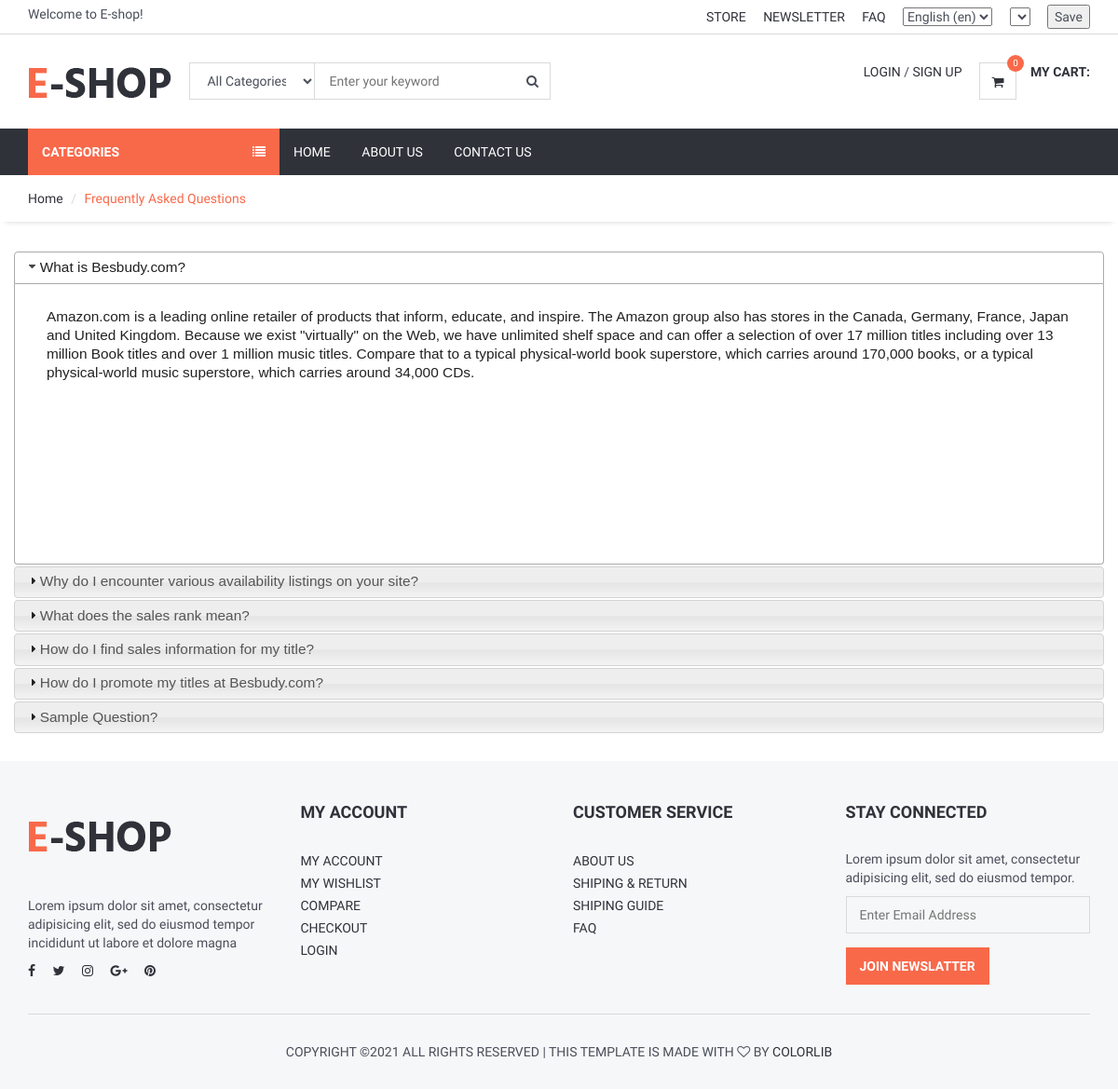
The app's page /faq/, older data.
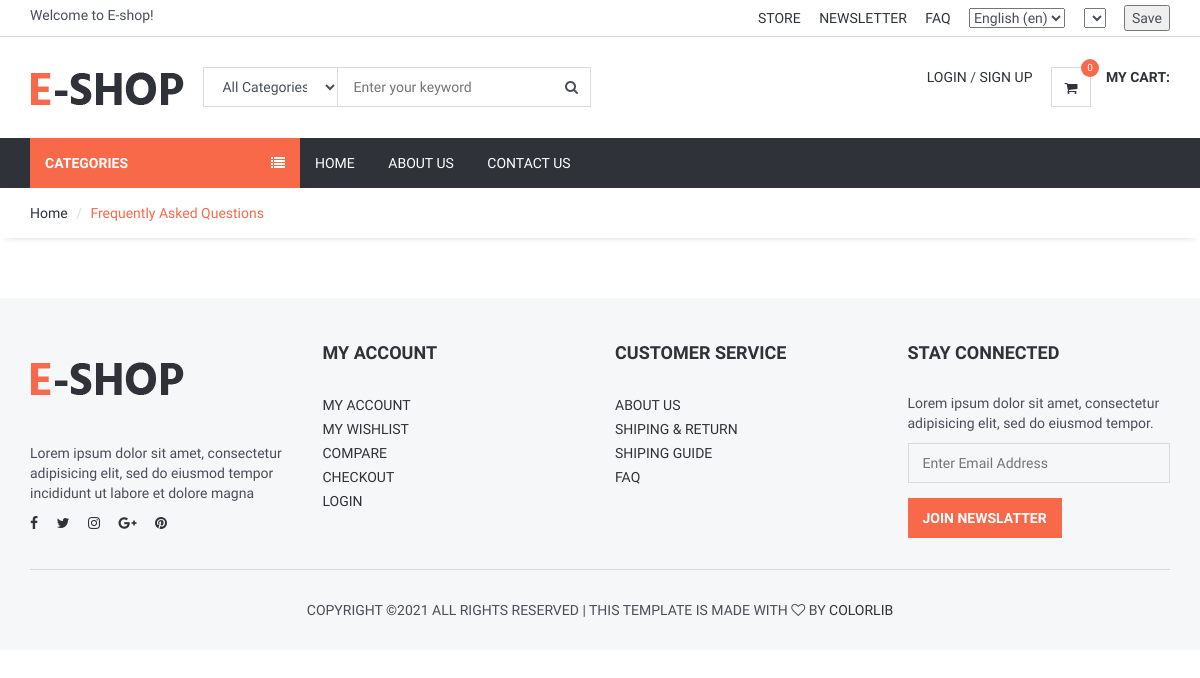
The same page, newer data.
### home/models.py (models this page shows, shortened)
class FAQ(models.Model):
    STATUS = (
        ('True', 'True'),
        ('False', 'False'),
    )
    lang = models.CharField(max_length=6, choices=langlist, blank=True, null=True)
    ordernumber = models.IntegerField()
    question = models.CharField(max_length=200)
    answer = RichTextUploadingField()
    status = models.CharField(max_length=10, choices=STATUS)
    create_at = models.DateTimeField(auto_now_add=True)
    update_at = models.DateTimeField(auto_now=True)

### home/views.py (the view)
# urls.py: path('faq/', views.faq, name='faq'),
def faq(request):
    defaultlang = settings.LANGUAGE_CODE[0:2]
    currentlang = request.LANGUAGE_CODE[0:2]
    if defaultlang == currentlang:
        faq = FAQ.objects.filter(status="True", lang=defaultlang).order_by("ordernumber")
    else:
        faq = FAQ.objects.filter(status="True", lang=currentlang).order_by("ordernumber")
    context = {
        'faq': faq,
    }
    return render(request, 'faq.html', context)

### home/templatetags/myapptags.py (called while the page is built)
@register.simple_tag
def shopcartcount(userid):
    count = ShopCart.objects.filter(user_id=userid).count()
    return count

### home/templates/faq.html (shortened to what this page needs)
{% extends 'homebase.html' %}
{% block sidebar %} {% include 'sidebar.html' %} {% endblock %}
{% block body %}
    <div id="breadcrumb">
        <div class="container">
            <ul class="breadcrumb">
                <li><a href="/">Home</a></li>
                <li class="active">Frequently Asked Questions</li>
            </ul>
        </div>
    </div>
    <div class="section">
        <div class="container">
            <div class="row">
                <div id="accordion">
                    {% for rs in faq %}
                        <h3>{{ rs.question }}</h3>
                        <div>
                            <p>
                                {{ rs.answer | safe }}
                            </p>
                        </div>
                    {% endfor %}
                </div>
            </div>
        </div>
    </div>
{% endblock %}

### home/templates/homebase.html (shortened to what this page needs)
{% load i18n %}
<!DOCTYPE html>
<html lang="{{ LANGUAGE_CODE }}">
<head>
    {% load static %}
    <link type="text/css" rel="stylesheet" href="{% static '' %}css/bootstrap.min.css" />
    <link type="text/css" rel="stylesheet" href="{% static 'css/slick.css' %}" />
    <link type="text/css" rel="stylesheet" href="{% static '' %}css/slick-theme.css" />
    <link type="text/css" rel="stylesheet" href="{% static '' %}css/nouislider.min.css" />
    <link rel="stylesheet" href="{% static '' %}css/font-awesome.min.css">
    <link type="text/css" rel="stylesheet" href="{% static 'css/lagacy-style.css' %}" />
    <link rel="stylesheet" href="https://ajax.googleapis.com/ajax/libs/jqueryui/1.11.4/themes/smoothness/jquery-ui.css">
</head>
<body>
{% include 'header.html' %}
{% block sidebar %} {% endblock %}
{% block body %} {% endblock %}
{% include 'footer.html' %}
</body>
</html>

### home/templates/header.html (shortened to what this page needs)
{% load static %}
{% load i18n %}
{% load currency %}
<header>
    <div id="top-header">
        <div class="container">
            <div class="pull-left">
                <span>{% trans "Welcome to E-shop!" %}</span>
            </div>
            <div class="pull-right">
                <ul class="header-top-links">
                    <li><a href="#">{% trans "Store" %}</a></li>
                    <li><a href="#">{% trans "Newsletter" %}</a></li>
                    <li><a href="{% url 'faq' %}">{% trans "FAQ" %}</a></li>
                    <li class="dropdown default-dropdown">
                        <form action="{% url 'selectlanguage' %}" method="post">{% csrf_token %}
                            <select name="language" onchange="submit()" >
                                {% get_current_language as LANGUAGE_CODE %}
                                {% get_available_languages as LANGUAGES %}
                                {% get_language_info_list for LANGUAGES as languages %}
                                {% for language in languages %}
                                    <option value="{{ language.code }}"{% if language.code == LANGUAGE_CODE %} selected{% endif %}>
                                        {{ language.name_local }} ({{ language.code }})
                                    </option>
                                {% endfor %}
                            </select>
                        </form>
                    </li>
                    <li class="dropdown default-dropdown">
                        <form id="currency_switcher" method="POST" action="{% url 'selectcurrency' %}">
                            <select name="currency" onchange="submit()" >
                            </select>
                        </form>
                    </li>
                    <li class="dropdown default-dropdown">
                        <form id="currency_switcher" method="POST" action="{% url 'savelangcur' %}">
                            <input type="submit" value="Save" />
                        </form>
                    </li>
                </ul>
            </div>
        </div>
    </div>
    <div id="header">
        <div class="container">
            <div class="pull-left">
                <div class="header-logo">
                    <a class="logo" href="{% url 'home' %}">
                        <img src="{% static '' %}img/logo.png" alt="">
                    </a>
                </div>
                <div class="header-search">
                    <form action="/search/" method="post">
                        <input id="query" name="query" class="input search-input" type="text" placeholder="Enter your keyword">
                        <select name="catid"  class="input search-categories">
                            <option value="0">{% trans "All Categories" %}</option>
                        </select>
                        <button class="search-btn"><i class="fa fa-search"></i></button>
                    </form>
                </div>
            </div>
            <div class="pull-right" >
                <ul class="header-btns">
                    <li class="header-account dropdown default-dropdown">
                        {% if user.id is not None %}
                            <div class="dropdown-toggle" role="button" data-toggle="dropdown" aria-expanded="true">
                                <div class="header-btns-icon">
                                    <img src="{{ request.session.userimage }}" style="height: 40px; border-radius: 30%">
                                </div>
                                <strong class="text-uppercase">{{ user.first_name }} <i class="fa fa-caret-down"></i></strong>
                            </div>
                        {% else %}
                            <a href="{% url 'login' %}" class="text-uppercase">Login</a> / <a href="{% url 'signup' %}" class="text-uppercase">Sign Up</a>
                        {% endif %}
                    </li>
                    <li class="header-cart dropdown default-dropdown">
                        <a href="{% url 'shopcart'%}" >
                            <div class="header-btns-icon">
                                <i class="fa fa-shopping-cart"></i>
                                {% load myapptags %}
                                {% shopcartcount user.id as count %}
                                <span class="qty">{{ count }}</span>
                            </div>
                            <strong class="text-uppercase">{% trans "My Cart:" %}</strong>
                            <br>
                        </a>
                    </li>
                </ul>
            </div>
        </div>
    </div>
</header>

### home/templates/sidebar.html (shortened to what this page needs)
{% load static %}
{% load i18n %}
<div id="navigation">
    <div class="container">
        <div id="responsive-nav">
            {% if page %}
                <div class="category-nav">
            {% else %}
                <div class="category-nav show-on-click">
            {% endif %}
            <span class="category-header">{% trans "Categories" %} <i class="fa fa-list"></i></span>
            {% load myapptags %}
            </div>
            <div class="menu-nav">
                <ul class="menu-list">
                    <li><a href="{% url 'home' %}">{% trans "Home" %}</a></li>
                    <li><a href="{% url 'aboutus' %}">{% trans "About Us" %}</a></li>
                    <li><a href="{% url 'contactus' %}">{% trans "Contact Us" %}</a></li>
                </ul>
            </div>
            </div>
        </div>
    </div>

### home/templates/footer.html (shortened to what this page needs)
{% load static %}
	<footer id="footer" class="section section-grey">
		<div class="container">
			<div class="row">
				<div class="col-md-3 col-sm-6 col-xs-6">
					<div class="footer">
						<div class="footer-logo">
							<a class="logo" href="#">
		            <img src="{% static '' %}img/logo.png" alt="">
		          </a>
						</div>
						<p>Lorem ipsum dolor sit amet, consectetur adipisicing elit, sed do eiusmod tempor incididunt ut labore et dolore magna</p>
						<ul class="footer-social">
							<li><a href="#"><i class="fa fa-facebook"></i></a></li>
							<li><a href="#"><i class="fa fa-twitter"></i></a></li>
							<li><a href="#"><i class="fa fa-instagram"></i></a></li>
							<li><a href="#"><i class="fa fa-google-plus"></i></a></li>
							<li><a href="#"><i class="fa fa-pinterest"></i></a></li>
						</ul>
					</div>
				</div>
				<div class="col-md-3 col-sm-6 col-xs-6">
					<div class="footer">
						<h3 class="footer-header">My Account</h3>
						<ul class="list-links">
							<li><a href="#">My Account</a></li>
							<li><a href="#">My Wishlist</a></li>
							<li><a href="#">Compare</a></li>
							<li><a href="#">Checkout</a></li>
							<li><a href="#">Login</a></li>
						</ul>
					</div>
				</div>
				<div class="col-md-3 col-sm-6 col-xs-6">
					<div class="footer">
						<h3 class="footer-header">Customer Service</h3>
						<ul class="list-links">
							<li><a href="#">About Us</a></li>
							<li><a href="#">Shiping & Return</a></li>
							<li><a href="#">Shiping Guide</a></li>
							<li><a href="#">FAQ</a></li>
						</ul>
					</div>
				</div>
				<div class="col-md-3 col-sm-6 col-xs-6">
					<div class="footer">
						<h3 class="footer-header">Stay Connected</h3>
						<p>Lorem ipsum dolor sit amet, consectetur adipisicing elit, sed do eiusmod tempor.</p>
						<form>
							<div class="form-group">
								<input class="input" placeholder="Enter Email Address">
							</div>
							<button class="primary-btn">Join Newslatter</button>
						</form>
					</div>
				</div>
			</div>
			<hr>
			<div class="row">
				<div class="col-md-8 col-md-offset-2 text-center">
					<div class="footer-copyright">
						Copyright &copy;<script>document.write(new Date().getFullYear());</script> All rights reserved | This template is made with <i class="fa fa-heart-o" aria-hidden="true"></i> by <a href="https://colorlib.com" target="_blank">Colorlib</a>
					</div>
				</div>
			</div>
		</div>
	</footer>

### static/css/lagacy-style.css (style rules this page uses)
body { font-family: 'Hind', sans-serif; color: #4A4E5A; overflow-x: hidden; }
h1, h2, h3, h4, h5, h6 { color: #30323A; margin: 0 0 10px; font-weight: 700; }
a { color: #30323A; -webkit-transition: 0.3s color; transition: 0.3s color; }
strong { color: #30323A; }
ul, ol { margin: 0; padding: 0; list-style: none }
hr { margin-top: 15px; margin-bottom: 15px; border-color: #DADADA; }
.main-btn, .primary-btn { display: inline-block; padding: 10px 15px; text-transform: uppercase; font-weight: 700; border: none; -webkit-transition: 0.3s all; transition: 0.3s all; }
.primary-btn { color: #FFF; background-color: #F8694A; }
.input { width: 100%; height: 40px; padding: 0px 15px; border: none; background-color: transparent; -webkit-box-shadow: 0px 0px 0px 1px #DADADA inset, 0px 0px 0px 5px transparent; box-shadow: 0px 0px 0px 1px #DADADA inset, 0px 0px 0px 5px transparent; -webkit-transition: 0.3s all; transition: 0.3s all; }
.list-links li>a { position: relative; display: inline-block; text-transform: uppercase; padding: 2px 0px; -webkit-transition: 0.3s all; transition: 0.3s all; }
.list-links li>a:before { content: "\f105"; position: absolute; left: 0px; font-family: FontAwesome; -webkit-transform: translateX(-10px); -ms-transform: translateX(-10px); transform: translateX(-10px); opacity: 0; visibility: hidden; -webkit-transition: 0.3s all; transition: 0.3s all; }
.section { padding-top: 30px; padding-bottom: 30px; }
.section-grey { background: #F6F7F8; }
#breadcrumb { -webkit-box-shadow: 0px 6px 6px -6px rgba(0, 0, 0, 0.175); box-shadow: 0px 6px 6px -6px rgba(0, 0, 0, 0.175); }
.breadcrumb { background-color: transparent; border: none; border-radius: 0px; padding: 15px 0px; margin: 0; }
.breadcrumb>.active { color: #F8694A; }
.breadcrumb>li+li:before { color: #DADADA; }
#header { padding-top: 15px; padding-bottom: 15px; }
#top-header { padding-top: 5px; padding-bottom: 5px; border-bottom: 1px solid #DADADA; }
.header-top-links>li { display: inline-block; }
.header-top-links>li+li { margin-left: 15px; }
.header-top-links>li>a { cursor: pointer; text-transform: uppercase; }
.header-logo { display: inline-block; margin-right: 15px; }
.header-logo .logo>img { width: 100%; max-height: 70px; }
.header-search { display: inline-block; padding: 15px 0px; max-width: 400px; }
.header-search>form { position: relative; }
.header-search>form .search-input { padding-left: 150px; padding-right: 45px; }
.header-search>form .search-categories { position: absolute; left: 0px; top: 0px; width: 135px; }
.header-search>form .search-btn { position: absolute; top: 0px; right: 0px; width: 40px; height: 40px; background-color: transparent; border: none; }
.header-btns>li { display: inline-block; vertical-align: top; padding: 15px 0px; }
.header-btns>li+li { margin-left: 15px; }
.header-btns>li .header-btns-icon { position: relative; float: left; margin-right: 15px; width: 40px; height: 40px; line-height: 40px; text-align: center; color: #30323A; background-color: #FFF; border: 1px solid #DADADA; }
.header-cart .header-btns-icon .qty { position: absolute; right: -9px; top: -9px; width: 18px; height: 18px; line-height: 18px; text-align: center; font-size: 10px; background: #F8694A; color: #FFF; border-radius: 50%; }
#navigation { background-color: #30323A; }
#navigation .container { position: relative; }
.category-nav { float: left; width: 270px; }
.category-nav .category-header { padding: 15px; display: block; text-transform: uppercase; background: #F8694A; color: #FFF; font-weight: 700; }
.category-nav .category-header>i { float: right; line-height: 20px; }
.menu-nav .menu-list>li { display: inline-block; }
.menu-nav .menu-list>li>a { display: block; padding: 15px; color: #FFF; text-transform: uppercase; }
.footer { margin: 15px 0px; }
.footer .footer-header { font-size: 18px; text-transform: uppercase; margin-bottom: 30px; }
.footer-logo { margin-bottom: 30px; }
.footer-logo .logo { display: inline-block; }
.footer-logo .logo>img { width: 100%; max-height: 70px; }
.footer-social>li { display: inline-block; margin-right: 15px; margin-bottom: 6px; }
.footer-social>li:last-child { margin-right: 0px; }
.footer-copyright { margin-top: 15px; text-transform: uppercase; font-size: 14px; }

Row changes from the older to the newer data that the page shows:
removed FAQ: question "What is Besbudy.com?", answer "Amazon.com is a leading online retailer of products that inform, educate, and inspire. The Amazon group also has stores in the Canada, Germany, France, Japan and United Kingdom. Because we exist \"virtually\" on the Web, we have unlimited shelf space and can offer a selection of over 17 million titles including over 13 million Book titles and over 1 million music titles. Compare that to a typical physical-world book superstore, which carries around 170,000 books, or a typical physical-world music superstore, which carries around 34,000 CDs."
removed FAQ: question "Why do I encounter various availability listings on your site?"
removed FAQ: question "What does the sales rank mean?"
removed FAQ: question "How do I find sales information for my title?"
removed FAQ: question "How do I promote my titles at Besbudy.com?"
removed FAQ: question "Sample Question?"
